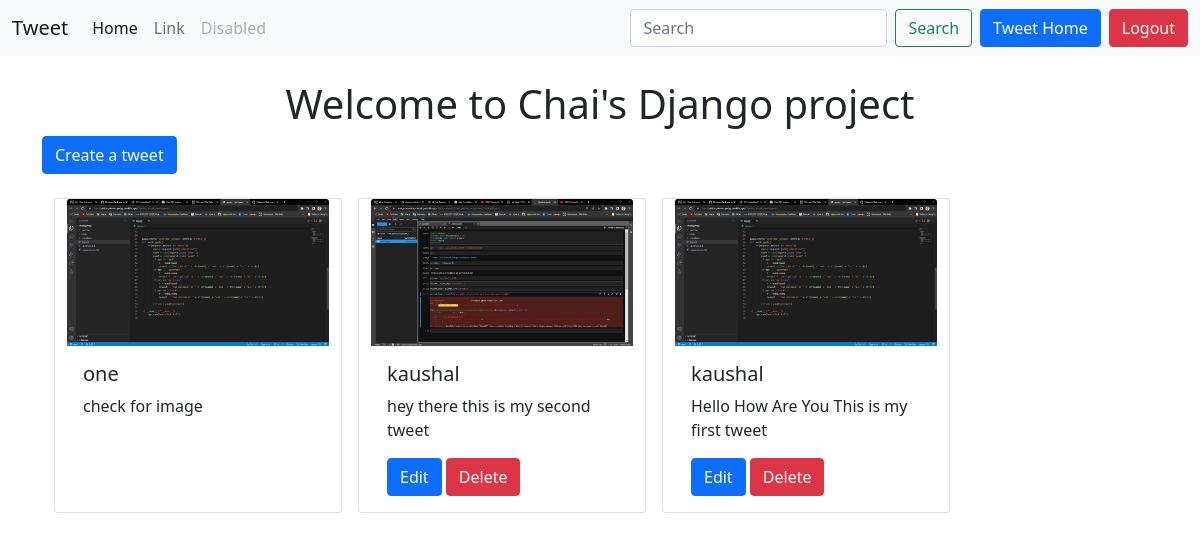
Page /tweet/ (signed in) on the committed database.
### tweet/models.py (models this page shows, shortened)
class Tweet(models.Model):
    user = models.ForeignKey(User,on_delete=models.CASCADE)
    text = models.TextField(max_length=240)
    image = models.ImageField(upload_to='photos/',blank=True,null=True)
    created_at = models.DateTimeField(auto_now_add=True)
    updated_at = models.DateTimeField(auto_now=True)

### tweet/views.py (the view)
# urls.py: path('',views.tweet_list,name='tweet_list'),
def tweet_list(request):
    tweets = Tweet.objects.all().order_by('-created_at')
    return render(request,'tweet_list.html',{'tweets':tweets})

### tweet/templates/tweet_list.html (shortened to what this page needs)
{% extends "layout.html" %}
{% block content %}
<h1 class="text-center  mt-4">Welcome to Chai's Django project</h1>
<a class="btn btn-primary mb-4" href="{% url 'tweet_create' %}">Create a tweet</a>
<div class="container row gap-3">
  {% for tweet in  tweets %}
  <div class="card" style="width: 18rem;">
    <img src="{{tweet.image.url}}" class="card-img-top" alt="...">
    <div class="card-body">
      <h5 class="card-title">{{tweet.user.username}}</h5>
      <p class="card-text">{{tweet.text}}</p>
      {% if tweet.user == user %}
      <a href="{% url 'tweet_edit' tweet.id%}" class="btn btn-primary">Edit</a>
      <a href="{% url 'tweet_delete' tweet.id%}" class="btn btn-danger">Delete</a>
      {% endif %}
    </div>
  </div>
  {% endfor %}
</div>
{% endblock %}

### static/style.css (style rules this page uses)
body { background-color: #161616; font-family: Arial, sans-serif; color: #fff; }

### rows in the picture
Tweet: image (picture), user.username "one", text "check for image"
Tweet: image (picture), user.username "kaushal", text "hey there this is my second tweet", shows "Edit"
Tweet: image (picture), user.username "kaushal", text "Hello How Are You This is my first tweet", shows "Edit"
